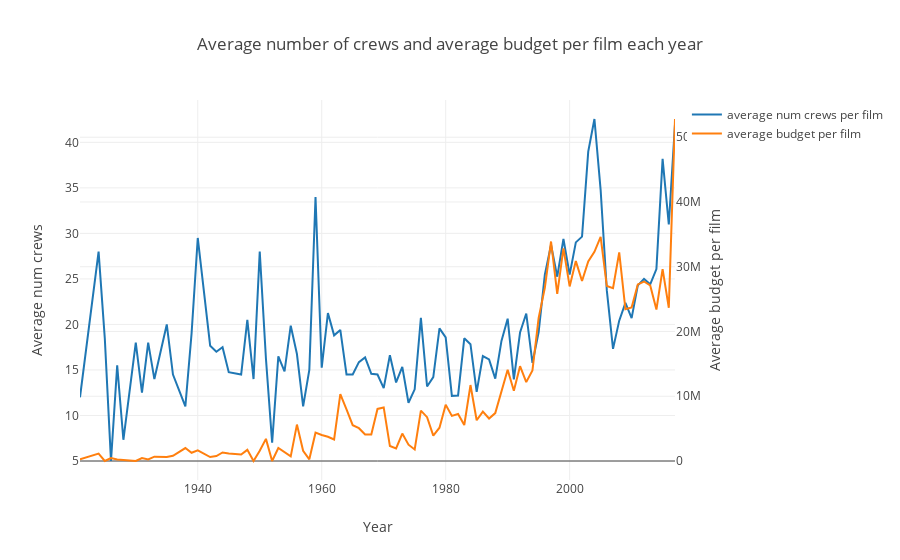

This figure's notebook cell:
### Markdown cell above
#### Plot 2. Number of crews vs average budget per company per film each year

### Code cell
d1 = data_train.groupby(['release_date_year'])['num_crew'].mean()
d2 = data_train.groupby(['release_date_year'])['budget'].mean()
data = [go.Scatter(x=d1.index, y=d1.values, name='average num crews per film'),
       go.Scatter(x=d2.index, y=d2.values, name='average budget per film', yaxis='y2')]
layout = go.Layout(dict(title = "Average number of crews and average budget per film each year",
                  xaxis = dict(title = 'Year'),
                  yaxis = dict(title = 'Average num crews'),
                  yaxis2=dict(title='Average budget per film', overlaying='y', side='right')     
                  ),legend=dict(
                orientation="v"))
py.iplot(dict(data=data, layout=layout))
